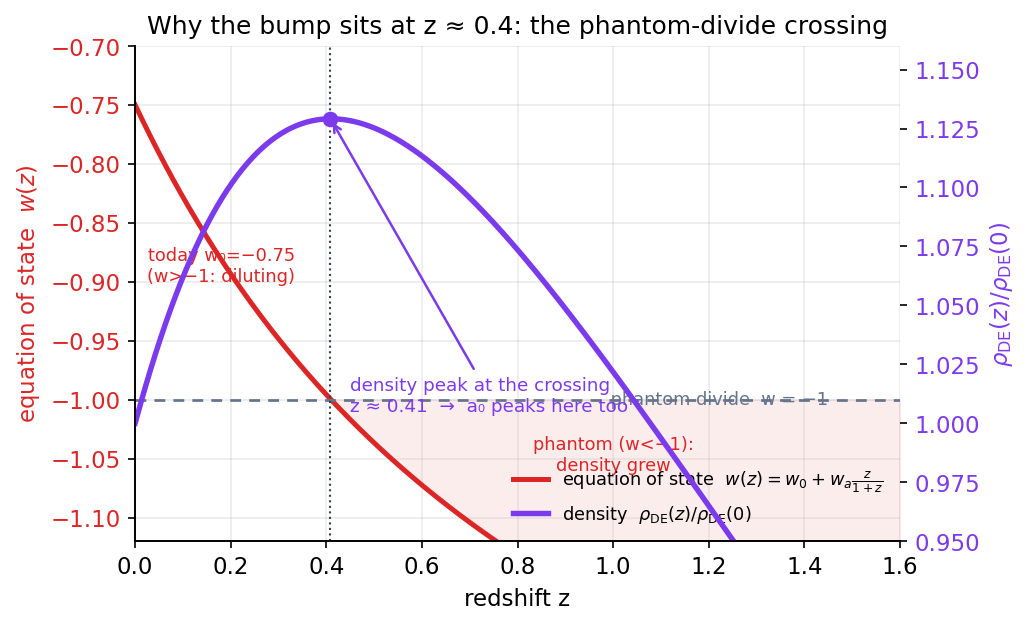

The script that saved this image:
import numpy as np, matplotlib
matplotlib.use("Agg")
import matplotlib.pyplot as plt
plt.rcParams.update({"figure.dpi":150,"savefig.dpi":150,"font.size":11,
    "axes.grid":True,"grid.alpha":0.25,"axes.spines.top":False,"axes.spines.right":False,
    "axes.titlesize":12,"figure.facecolor":"white","axes.facecolor":"white"})
C_FW="#7c3aed"; C_NEWTON="#64748b"; C_MOND="#0891b2"; C_DATA="#dc2626"  # framework / Newton / MOND / data-or-obs

w0, wa = -0.75, -0.86
def w_of_z(z):
    a = 1.0/(1.0+z)
    return w0 + wa*(1.0 - a)               # CPL equation of state
def rho_DE(z):
    return (1.0+z)**(3*(1.0+w0+wa)) * np.exp(-3*wa*z/(1.0+z))
z = np.linspace(0.0, 1.6, 600)
ww = w_of_z(z)
rho = rho_DE(z)

# find the w = -1 crossing (= density peak)
zc = z[np.argmin(np.abs(ww + 1.0))]

fig, ax = plt.subplots(figsize=(7,4.3))
ax.plot(z, ww, color=C_DATA, lw=2.4, label=r"equation of state  $w(z)=w_0+w_a\frac{z}{1+z}$")
ax.axhline(-1.0, color=C_NEWTON, lw=1.3, ls=(0,(4,3)))
ax.text(1.45,-1.0," phantom divide  w = −1", color=C_NEWTON, va="center", ha="right", fontsize=8.5)
ax.fill_between(z, -1.0, ww, where=(ww<-1.0), color=C_DATA, alpha=0.08)
ax.text(1.0,-1.06,"phantom (w<−1):\ndensity grew", color=C_DATA, fontsize=8.5, ha="center")
ax.text(0.18,-0.90,"today w₀=−0.75\n(w>−1: diluting)", color=C_DATA, fontsize=8.5, ha="center")
ax.set_xlabel("redshift z")
ax.set_ylabel(r"equation of state  $w(z)$", color=C_DATA)
ax.tick_params(axis="y", labelcolor=C_DATA)
ax.set_xlim(0,1.6); ax.set_ylim(-1.12,-0.70)

# second axis: the density, peaking exactly at the crossing
ax2 = ax.twinx()
ax2.spines["top"].set_visible(False)
ax2.plot(z, rho, color=C_FW, lw=2.6, label=r"density  $\rho_{\rm DE}(z)/\rho_{\rm DE}(0)$")
ax2.set_ylabel(r"$\rho_{\rm DE}(z)/\rho_{\rm DE}(0)$", color=C_FW)
ax2.tick_params(axis="y", labelcolor=C_FW)
ax2.set_ylim(0.95,1.16)
ax2.grid(False)
ax2.axvline(zc, color="#334155", lw=1.0, ls=":")
ax2.scatter([zc],[rho_DE(zc)], color=C_FW, zorder=6, s=42)
ax2.annotate(f"density peak at the crossing\nz ≈ {zc:.2f}  →  a₀ peaks here too",
             xy=(zc, rho_DE(zc)), xytext=(0.45,1.005), fontsize=8.8, color=C_FW,
             arrowprops=dict(arrowstyle="->", color=C_FW, lw=1.2))

lines = ax.get_lines()[:1] + ax2.get_lines()[:1]
ax.legend(lines, [l.get_label() for l in lines], frameon=False, loc="lower right", fontsize=8.5)
ax.set_title("Why the bump sits at z ≈ 0.4: the phantom-divide crossing")
fig.tight_layout(); fig.savefig("ch25_phantom_divide_mechanism.png", bbox_inches="tight"); print("ok")
